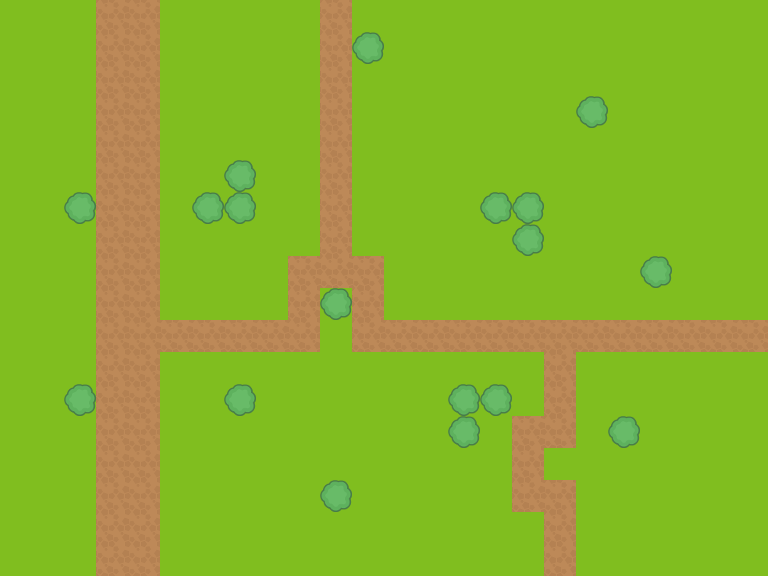

Tiled map render using the project's own tile images. Description and the whole map definition, tile-layer contents included, below:
An orthogonal 24x18 tile map with 32x32 px tiles, 3 tile layers (obstacles, 2ndBackground, background) and 15 objects.

<map version="1.0" orientation="orthogonal" renderorder="right-up" width="24" height="18" tilewidth="32" tileheight="32" nextobjectid="72">
 <tileset firstgid="1" name="textures2" tilewidth="32" tileheight="32" tilecount="4" columns="4">
  <image source="textures2.png" width="128" height="32" />
 </tileset>
 <objectgroup name="objects">
  <object id="31" x="192" y="192" width="32" height="32" />
  <object id="32" x="224" y="160" width="32" height="64" />
  <object id="40" x="448" y="384" width="64" height="32" />
  <object id="41" x="448" y="416" width="32" height="32" />
  <object id="45" x="224" y="384" width="32" height="32" />
  <object id="49" x="480" y="192" width="64" height="32" />
  <object id="50" x="512" y="224" width="32" height="31" />
  <object id="53" x="320" y="286" width="32" height="32" />
  <object id="54" x="352" y="32" width="32" height="32" />
  <object id="63" x="64" y="192" width="32" height="32" />
  <object id="64" x="64" y="384" width="32" height="32" />
  <object id="66" x="320" y="480" width="32" height="32" />
  <object id="68" x="640" y="256" width="32" height="32" />
  <object id="69" x="576" y="96" width="32" height="32" />
  <object id="71" x="608" y="416" width="32" height="32" />
 </objectgroup>
 <layer name="obstacles" width="24" height="18">
  <data encoding="csv">
0,0,0,0,0,0,0,0,0,0,0,0,0,0,0,0,0,0,0,0,0,0,0,0,
0,0,0,0,0,0,0,0,0,0,0,0,0,0,0,0,0,0,0,0,0,0,0,0,
0,0,0,0,0,0,0,0,0,0,0,0,0,0,0,0,0,0,0,0,0,0,0,0,
0,0,0,0,0,0,0,0,0,0,0,0,0,0,0,0,0,0,0,0,0,0,0,0,
0,0,0,0,0,0,0,0,0,0,0,0,0,0,0,0,0,0,0,0,0,0,0,0,
0,0,0,0,0,0,0,0,0,0,0,0,0,0,0,0,0,0,0,0,0,0,0,0,
0,0,0,0,0,0,0,0,0,0,0,0,0,0,0,0,0,0,0,0,0,0,0,0,
0,0,0,0,0,0,0,0,0,0,0,0,0,0,0,0,0,0,0,0,0,0,0,0,
0,0,0,0,0,0,0,0,0,0,0,0,0,0,0,0,0,0,0,0,0,0,0,0,
0,0,0,0,0,0,0,0,0,0,0,0,0,0,0,0,0,0,0,0,0,0,0,0,
0,0,0,0,0,0,0,0,0,0,0,0,0,0,0,0,0,0,0,0,0,0,0,0,
0,0,0,0,0,0,0,0,0,0,0,0,0,0,0,0,0,0,0,0,0,0,0,0,
0,0,0,0,0,0,0,0,0,0,0,0,0,0,0,0,0,0,0,0,0,0,0,0,
0,0,0,0,0,0,0,0,0,0,0,0,0,0,0,0,0,0,0,0,0,0,0,0,
0,0,0,0,0,0,0,0,0,0,0,0,0,0,0,0,0,0,0,0,0,0,0,0,
0,0,0,0,0,0,0,0,0,0,0,0,0,0,0,0,0,0,0,0,0,0,0,0,
0,0,0,0,0,0,0,0,0,0,0,0,0,0,0,0,0,0,0,0,0,0,0,0,
0,0,0,0,0,0,0,0,0,0,0,0,0,0,0,0,0,0,0,0,0,0,0,0
</data>
 </layer>
 <layer name="2ndBackground" width="24" height="18">
  <data encoding="csv">
2,2,2,2,2,2,2,2,2,2,2,2,2,2,2,2,2,2,2,2,2,2,2,2,
2,2,2,2,2,2,2,2,2,2,2,2,2,2,2,2,2,2,2,2,2,2,2,2,
2,2,2,2,2,2,2,2,2,2,2,2,2,2,2,2,2,2,2,2,2,2,2,2,
2,2,2,2,2,2,2,2,2,2,2,2,2,2,2,2,2,2,2,2,2,2,2,2,
2,2,2,2,2,2,2,2,2,2,2,2,2,2,2,2,2,2,2,2,2,2,2,2,
2,2,2,2,2,2,2,2,2,2,2,2,2,2,2,2,2,2,2,2,2,2,2,2,
2,2,2,2,2,2,2,2,2,2,2,2,2,2,2,2,2,2,2,2,2,2,2,2,
2,2,2,2,2,2,2,2,2,2,2,2,2,2,2,2,2,2,2,2,2,2,2,2,
2,2,2,2,2,2,2,2,2,2,2,2,2,2,2,2,2,2,2,2,2,2,2,2,
2,2,2,2,2,2,2,2,2,2,2,2,2,2,2,2,2,2,2,2,2,2,2,2,
2,2,2,2,2,2,2,2,2,2,2,2,2,2,2,2,2,2,2,2,2,2,2,2,
2,2,2,2,2,2,2,2,2,2,2,2,2,2,2,2,2,2,2,2,2,2,2,2,
2,2,2,2,2,2,2,2,2,2,2,2,2,2,2,2,2,2,2,2,2,2,2,2,
2,2,2,2,2,2,2,2,2,2,2,2,2,2,2,2,2,2,2,2,2,2,2,2,
2,2,2,2,2,2,2,2,2,2,2,2,2,2,2,2,2,2,2,2,2,2,2,2,
2,2,2,2,2,2,2,2,2,2,2,2,2,2,2,2,2,2,2,2,2,2,2,2,
2,2,2,2,2,2,2,2,2,2,2,2,2,2,2,2,2,2,2,2,2,2,2,2,
2,2,2,2,2,2,2,2,2,2,2,2,2,2,2,2,2,2,2,2,2,2,2,2
</data>
 </layer>
 <layer name="background" width="24" height="18">
  <data encoding="csv">
2,2,2,1,1,2,2,2,2,2,1,2,2,2,2,2,2,2,2,2,2,2,2,2,
2,2,2,1,1,2,2,2,2,2,1,4,2,2,2,2,2,2,2,2,2,2,2,2,
2,2,2,1,1,2,2,2,2,2,1,2,2,2,2,2,2,2,2,2,2,2,2,2,
2,2,2,1,1,2,2,2,2,2,1,2,2,2,2,2,2,2,4,2,2,2,2,2,
2,2,2,1,1,2,2,2,2,2,1,2,2,2,2,2,2,2,2,2,2,2,2,2,
2,2,2,1,1,2,2,4,2,2,1,2,2,2,2,2,2,2,2,2,2,2,2,2,
2,2,4,1,1,2,4,4,2,2,1,2,2,2,2,4,4,2,2,2,2,2,2,2,
2,2,2,1,1,2,2,2,2,2,1,2,2,2,2,2,4,2,2,2,2,2,2,2,
2,2,2,1,1,2,2,2,2,1,1,1,2,2,2,2,2,2,2,2,4,2,2,2,
2,2,2,1,1,2,2,2,2,1,4,1,2,2,2,2,2,2,2,2,2,2,2,2,
2,2,2,1,1,1,1,1,1,1,2,1,1,1,1,1,1,1,1,1,1,1,1,1,
2,2,2,1,1,2,2,2,2,2,2,2,2,2,2,2,2,1,2,2,2,2,2,2,
2,2,4,1,1,2,2,4,2,2,2,2,2,2,4,4,2,1,2,2,2,2,2,2,
2,2,2,1,1,2,2,2,2,2,2,2,2,2,4,2,1,1,2,4,2,2,2,2,
2,2,2,1,1,2,2,2,2,2,2,2,2,2,2,2,1,2,2,2,2,2,2,2,
2,2,2,1,1,2,2,2,2,2,4,2,2,2,2,2,1,1,2,2,2,2,2,2,
2,2,2,1,1,2,2,2,2,2,2,2,2,2,2,2,2,1,2,2,2,2,2,2,
2,2,2,1,1,2,2,2,2,2,2,2,2,2,2,2,2,1,2,2,2,2,2,2
</data>
 </layer>
</map>
